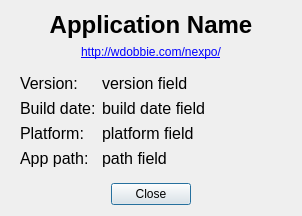
<?xml version="1.0" encoding="UTF-8"?>
<ui version="4.0">
 <class>AboutForm</class>
 <widget class="QDialog" name="AboutForm">
  <property name="geometry">
   <rect>
    <x>0</x>
    <y>0</y>
    <width>302</width>
    <height>206</height>
   </rect>
  </property>
  <property name="sizePolicy">
   <sizepolicy hsizetype="Maximum" vsizetype="Maximum">
    <horstretch>0</horstretch>
    <verstretch>0</verstretch>
   </sizepolicy>
  </property>
  <property name="windowTitle">
   <string/>
  </property>
  <property name="sizeGripEnabled">
   <bool>false</bool>
  </property>
  <layout class="QVBoxLayout" name="verticalLayout">
   <item>
    <widget class="QLabel" name="appName">
     <property name="font">
      <font>
       <pointsize>18</pointsize>
       <weight>75</weight>
       <bold>true</bold>
      </font>
     </property>
     <property name="text">
      <string>Application Name</string>
     </property>
     <property name="alignment">
      <set>Qt::AlignCenter</set>
     </property>
    </widget>
   </item>
   <item>
    <widget class="QLabel" name="label">
     <property name="text">
      <string>&lt;a href=&quot;http://wdobbie.com/nexpo/&quot;&gt;http://wdobbie.com/nexpo/&lt;/a&gt;</string>
     </property>
     <property name="alignment">
      <set>Qt::AlignCenter</set>
     </property>
     <property name="openExternalLinks">
      <bool>true</bool>
     </property>
     <property name="textInteractionFlags">
      <set>Qt::TextBrowserInteraction</set>
     </property>
    </widget>
   </item>
   <item>
    <widget class="QFrame" name="aboutFrame">
     <property name="styleSheet">
      <string notr="true"/>
     </property>
     <property name="frameShape">
      <enum>QFrame::NoFrame</enum>
     </property>
     <layout class="QFormLayout" name="formLayout">
      <item row="0" column="0">
       <widget class="QLabel" name="label_2">
        <property name="font">
         <font>
          <pointsize>12</pointsize>
         </font>
        </property>
        <property name="text">
         <string>Version:</string>
        </property>
       </widget>
      </item>
      <item row="0" column="1">
       <widget class="QLabel" name="version">
        <property name="font">
         <font>
          <pointsize>12</pointsize>
         </font>
        </property>
        <property name="text">
         <string>version field</string>
        </property>
        <property name="textInteractionFlags">
         <set>Qt::TextSelectableByMouse</set>
        </property>
       </widget>
      </item>
      <item row="1" column="0">
       <widget class="QLabel" name="label_3">
        <property name="font">
         <font>
          <pointsize>12</pointsize>
         </font>
        </property>
        <property name="text">
         <string>Build date:</string>
        </property>
       </widget>
      </item>
      <item row="1" column="1">
       <widget class="QLabel" name="buildDate">
        <property name="font">
         <font>
          <pointsize>12</pointsize>
         </font>
        </property>
        <property name="text">
         <string>build date field</string>
        </property>
        <property name="textInteractionFlags">
         <set>Qt::TextSelectableByMouse</set>
        </property>
       </widget>
      </item>
      <item row="2" column="0">
       <widget class="QLabel" name="label_6">
        <property name="font">
         <font>
          <pointsize>12</pointsize>
         </font>
        </property>
        <property name="text">
         <string>Platform:</string>
        </property>
       </widget>
      </item>
      <item row="2" column="1">
       <widget class="QLabel" name="platform">
        <property name="font">
         <font>
          <pointsize>12</pointsize>
         </font>
        </property>
        <property name="text">
         <string>platform field</string>
        </property>
        <property name="textInteractionFlags">
         <set>Qt::TextSelectableByMouse</set>
        </property>
       </widget>
      </item>
      <item row="3" column="0">
       <widget class="QLabel" name="label_4">
        <property name="font">
         <font>
          <pointsize>12</pointsize>
         </font>
        </property>
        <property name="text">
         <string>App path:</string>
        </property>
       </widget>
      </item>
      <item row="3" column="1">
       <widget class="QLabel" name="path">
        <property name="sizePolicy">
         <sizepolicy hsizetype="Expanding" vsizetype="Preferred">
          <horstretch>0</horstretch>
          <verstretch>0</verstretch>
         </sizepolicy>
        </property>
        <property name="maximumSize">
         <size>
          <width>16777215</width>
          <height>16777215</height>
         </size>
        </property>
        <property name="font">
         <font>
          <pointsize>12</pointsize>
         </font>
        </property>
        <property name="text">
         <string>path field</string>
        </property>
        <property name="openExternalLinks">
         <bool>true</bool>
        </property>
        <property name="textInteractionFlags">
         <set>Qt::TextBrowserInteraction</set>
        </property>
       </widget>
      </item>
     </layout>
    </widget>
   </item>
   <item>
    <widget class="QDialogButtonBox" name="buttonBox">
     <property name="orientation">
      <enum>Qt::Horizontal</enum>
     </property>
     <property name="standardButtons">
      <set>QDialogButtonBox::Close</set>
     </property>
     <property name="centerButtons">
      <bool>true</bool>
     </property>
    </widget>
   </item>
  </layout>
 </widget>
 <resources/>
 <connections>
  <connection>
   <sender>buttonBox</sender>
   <signal>accepted()</signal>
   <receiver>AboutForm</receiver>
   <slot>accept()</slot>
   <hints>
    <hint type="sourcelabel">
     <x>248</x>
     <y>254</y>
    </hint>
    <hint type="destinationlabel">
     <x>157</x>
     <y>274</y>
    </hint>
   </hints>
  </connection>
  <connection>
   <sender>buttonBox</sender>
   <signal>rejected()</signal>
   <receiver>AboutForm</receiver>
   <slot>reject()</slot>
   <hints>
    <hint type="sourcelabel">
     <x>316</x>
     <y>260</y>
    </hint>
    <hint type="destinationlabel">
     <x>286</x>
     <y>274</y>
    </hint>
   </hints>
  </connection>
 </connections>
</ui>
